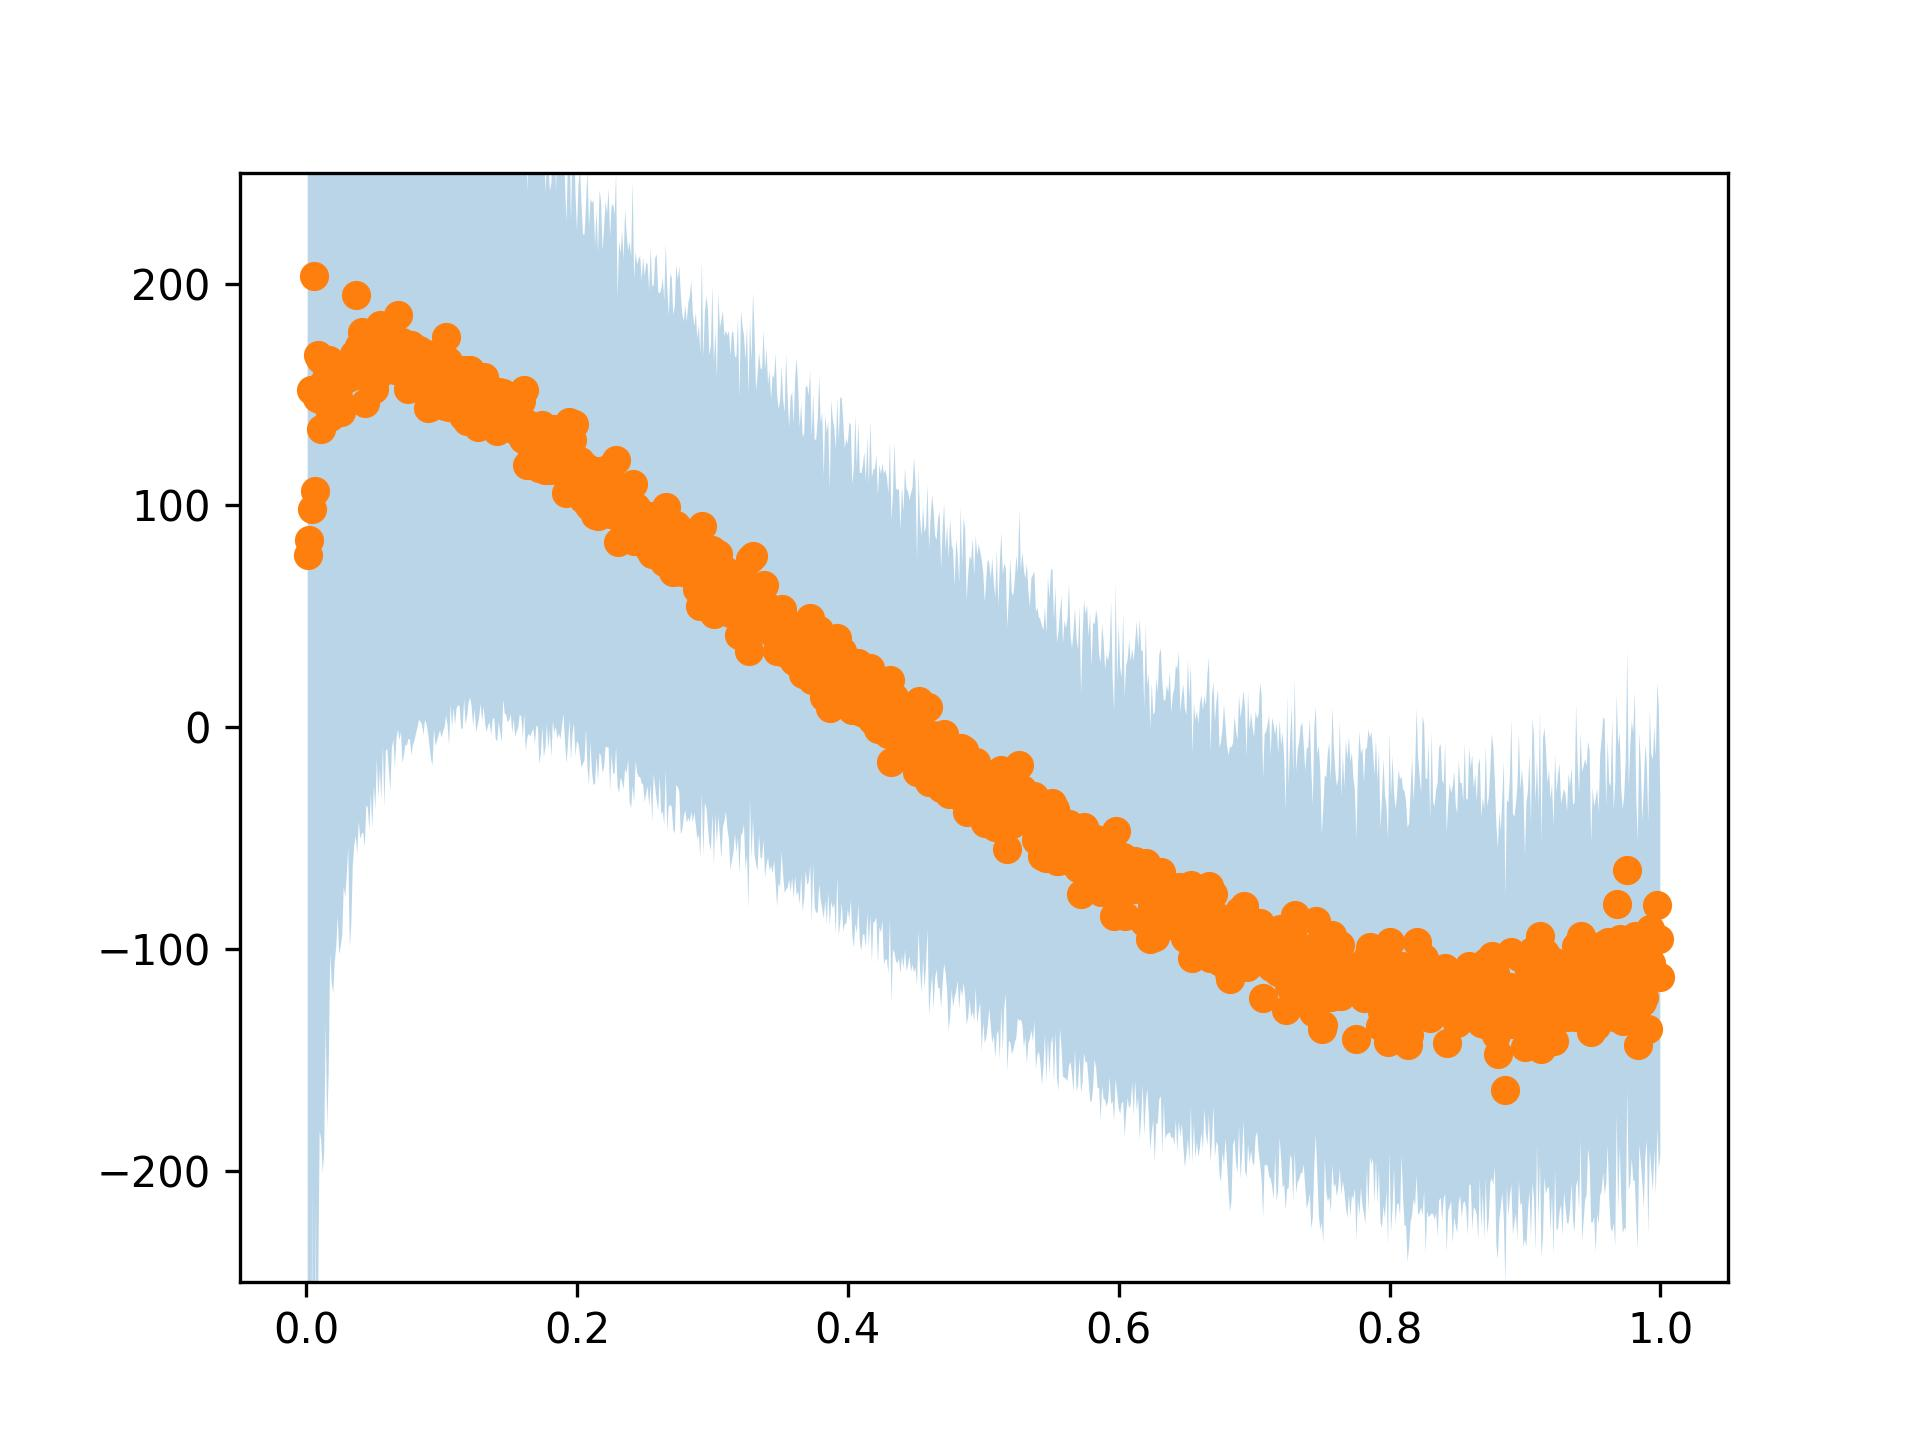

Recreate this plot in Python.
import matplotlib.pyplot as plt
import numpy as np

data = np.loadtxt('lambda.dat')
data[:,2] = np.sqrt(data[:,2])

plt.fill_between(data[:,0],data[:,1]+data[:,2],data[:,1]-data[:,2], alpha=0.3)
plt.scatter(data[:,0],data[:,1])
plt.ylim([-250,250])
plt.savefig('areas.jpg',dpi=300)

